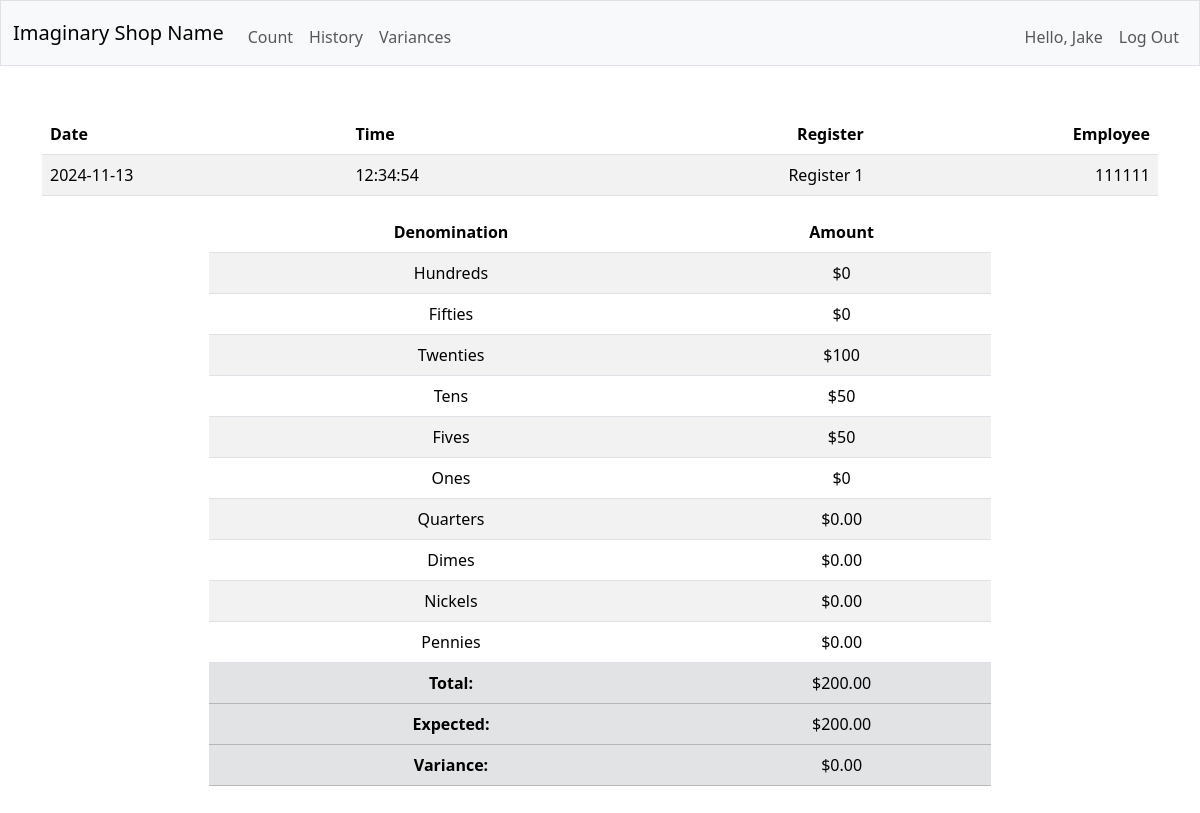
The app's page /view-count?id=13 (signed in) with its own data.
### tables this page shows
CREATE TABLE history (
user_id INTEGER NOT NULL,
id INTEGER PRIMARY KEY AUTOINCREMENT NOT NULL,
date DATE,
time TIME,
register INTEGER NOT NULL,
hundred INTEGER NOT NULL,
fifty INTEGER NOT NULL,
twenty INTEGER NOT NULL,
ten INTEGER NOT NULL,
five INTEGER NOT NULL,
one INTEGER NOT NULL,
quarter INTEGER NOT NULL,
dime INTEGER NOT NULL,
nickel INTEGER NOT NULL,
penny INTEGER NOT NULL,
total FLOAT NOT NULL,
expected FLOAT NOT NULL,
variance FLOAT NOT NULL
);

### app.py (the view)
@app.route("/view-count", methods=["GET"])
@login_required
def view_count():
    first_name = session.get('first_name')
    count_id = request.args.get('id')
    history = db.execute(
        "SELECT * FROM history WHERE id = ?", count_id
    )
    return render_template("view-count.html", first_name=first_name, history=history)

### app.py (called while the page is built)
def usd(value):
    return f"${float(value):,.2f}"

@app.after_request
def after_request(response):
    response.headers["Cache-Control"] = "no-cache, no-store, must-revalidate"
    response.headers["Expires"] = 0
    response.headers["Pragma"] = "no-cache"
    return response

def login_required(f):
    @wraps(f)
    def decorated_function(*args, **kwargs):
        if session.get("user_id") is None:
            return redirect("/login")
        return f(*args, **kwargs)
    return decorated_function

### templates/view-count.html (shortened to what this page needs)
{% extends "layout.html" %}
{% block main %}
    <table class="table table-striped">
        <thead>
            <tr>
                <th class="text-start">Date</th>
                <th class="text-start">Time</th>
                <th class="text-end">Register</th>
                <th class="text-end">Employee</th>
            </tr>
        </thead>
        <tbody>
            {% for row in history %}
            <tr>
                <td class="text-start">{{ row.date }}</td>
                <td class="text-start">{{ row.time }}</td>
                {% if row.register == 'reg-1' %}
                <td class="text-end">Register 1</td>
                {% endif %}
                <td class="text-end">{{ row.user_id }}</td>
            </tr>
            {% endfor %}
        </tbody>
    </table>
    <table class="table table-striped count">
        <thead>
            <tr>
                <th>Denomination</th>
                <th>Amount</th>
            </tr>
        </thead>
        {% for row in history %}
        <tbody>
            <tr>
                <td>Hundreds</td>
                <td>${{ row.hundred * 100 }}</td>
            </tr>
            <tr>
                <td>Fifties</td>
                <td>${{ row.fifty * 50 }}</td>
            </tr>
            <tr>
                <td>Twenties</td>
                <td>${{ row.twenty * 20 }}</td>
            </tr>
            <tr>
                <td>Tens</td>
                <td>${{ row.ten * 10 }}</td>
            </tr>
            <tr>
                <td>Fives</td>
                <td>${{ row.five * 5 }}</td>
            </tr>
            <tr>
                <td>Ones</td>
                <td>${{ row.one }}</td>
            </tr>
            <tr>
                <td>Quarters</td>
                <td>{{ (row.quarter * 0.25) | usd }}</td>
            </tr>
            <tr>
                <td>Dimes</td>
                <td>{{ (row.dime * 0.10) | usd }}</td>
            </tr>
            <tr>
                <td>Nickels</td>
                <td>{{ (row.nickel * 0.05) | usd }}</td>
            </tr>
            <tr>
                <td>Pennies</td>
                <td>{{ (row.penny * 0.01) | usd }}</td>
            </tr>
        </tbody>
        <tfoot class="table-secondary">
            <tr>
                <th>Total:</th>
                <td>{{ row.total | usd }}</td>
            </tr>
            <tr>
                <th>Expected:</th>
                <td>{{ row.expected | usd }}</td>
            </tr>
            <tr>
                <th>Variance:</th>
                <td id="total-var">{{ row.variance | usd }}</td>
            </tr>
        </tfoot>
        {% endfor %}
    </table>
{% endblock %}

### static/styles.css (style rules this page uses)
.instructions, .count { width: 70%; justify-self: center; }

### records on screen
history: date "2024-11-13", time "12:34:54", register "Register 1", user_id "111111", row.hundred*100 "0", row.fifty*50 "0", row.twenty*20 "100", row.ten*10 "50", row.five*5 "50", one "0", (row.quarter*0.25)|usd "$0.00", (row.dime*0.10)|usd "$0.00", (row.nickel*0.05)|usd "$0.00", (row.penny*0.01)|usd "$0.00", total "$200.00", expected "$200.00", variance "$0.00"

### other values on screen
{{ first_name }} "Jake"
